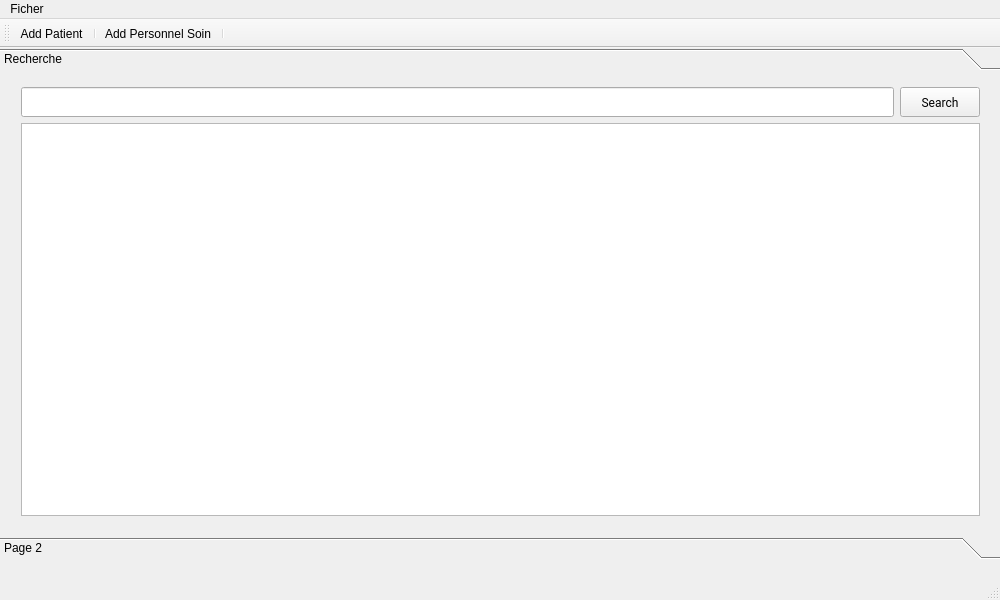
<?xml version="1.0" encoding="UTF-8"?>
<ui version="4.0">
 <class>MainWindow</class>
 <widget class="QMainWindow" name="MainWindow">
  <property name="geometry">
   <rect>
    <x>0</x>
    <y>0</y>
    <width>1000</width>
    <height>600</height>
   </rect>
  </property>
  <property name="minimumSize">
   <size>
    <width>1000</width>
    <height>600</height>
   </size>
  </property>
  <property name="maximumSize">
   <size>
    <width>1000</width>
    <height>600</height>
   </size>
  </property>
  <property name="windowTitle">
   <string>MainWindow</string>
  </property>
  <property name="iconSize">
   <size>
    <width>30</width>
    <height>30</height>
   </size>
  </property>
  <widget class="QWidget" name="centralWidget">
   <widget class="QToolBox" name="toolBox">
    <property name="geometry">
     <rect>
      <x>0</x>
      <y>0</y>
      <width>1001</width>
      <height>511</height>
     </rect>
    </property>
    <property name="currentIndex">
     <number>0</number>
    </property>
    <widget class="QWidget" name="page">
     <property name="geometry">
      <rect>
       <x>0</x>
       <y>0</y>
       <width>1001</width>
       <height>459</height>
      </rect>
     </property>
     <attribute name="label">
      <string>Recherche</string>
     </attribute>
     <widget class="QWidget" name="layoutWidget">
      <property name="geometry">
       <rect>
        <x>10</x>
        <y>0</y>
        <width>981</width>
        <height>451</height>
       </rect>
      </property>
      <layout class="QGridLayout" name="gridLayout">
       <item row="0" column="1">
        <widget class="QPushButton" name="btn_search">
         <property name="minimumSize">
          <size>
           <width>60</width>
           <height>30</height>
          </size>
         </property>
         <property name="font">
          <font>
           <family>Roboto</family>
          </font>
         </property>
         <property name="text">
          <string>Search</string>
         </property>
        </widget>
       </item>
       <item row="0" column="0">
        <widget class="QLineEdit" name="lineEdit_search">
         <property name="minimumSize">
          <size>
           <width>0</width>
           <height>30</height>
          </size>
         </property>
         <property name="font">
          <font>
           <family>微软雅黑</family>
          </font>
         </property>
        </widget>
       </item>
       <item row="1" column="0" colspan="2">
        <widget class="QTableWidget" name="tableWidget_resultat"/>
       </item>
      </layout>
     </widget>
    </widget>
    <widget class="QWidget" name="page_2">
     <property name="geometry">
      <rect>
       <x>0</x>
       <y>0</y>
       <width>98</width>
       <height>28</height>
      </rect>
     </property>
     <attribute name="label">
      <string>Page 2</string>
     </attribute>
    </widget>
   </widget>
  </widget>
  <widget class="QMenuBar" name="menuBar">
   <property name="geometry">
    <rect>
     <x>0</x>
     <y>0</y>
     <width>1000</width>
     <height>23</height>
    </rect>
   </property>
   <widget class="QMenu" name="menuFicher">
    <property name="title">
     <string>Ficher</string>
    </property>
    <widget class="QMenu" name="menuAjouter">
     <property name="geometry">
      <rect>
       <x>0</x>
       <y>0</y>
       <width>180</width>
       <height>94</height>
      </rect>
     </property>
     <property name="font">
      <font>
       <family>Roboto</family>
      </font>
     </property>
     <property name="title">
      <string>Ajouter</string>
     </property>
     <addaction name="actionPatient"/>
     <addaction name="actionPersonnelSoin"/>
    </widget>
    <widget class="QMenu" name="menu">
     <property name="title">
      <string>?</string>
     </property>
     <addaction name="actionA_propos"/>
    </widget>
    <addaction name="menuAjouter"/>
    <addaction name="menu"/>
    <addaction name="separator"/>
    <addaction name="actionQuitter"/>
   </widget>
   <addaction name="menuFicher"/>
  </widget>
  <widget class="QToolBar" name="toolBar">
   <property name="windowTitle">
    <string>toolBar</string>
   </property>
   <property name="toolButtonStyle">
    <enum>Qt::ToolButtonIconOnly</enum>
   </property>
   <property name="floatable">
    <bool>false</bool>
   </property>
   <attribute name="toolBarArea">
    <enum>TopToolBarArea</enum>
   </attribute>
   <attribute name="toolBarBreak">
    <bool>false</bool>
   </attribute>
   <addaction name="actionPatient"/>
   <addaction name="separator"/>
   <addaction name="actionPersonnelSoin"/>
   <addaction name="separator"/>
  </widget>
  <widget class="QStatusBar" name="statusBar"/>
  <action name="actionQuitter">
   <property name="text">
    <string>Quitter</string>
   </property>
  </action>
  <action name="actionPatient">
   <property name="checkable">
    <bool>false</bool>
   </property>
   <property name="enabled">
    <bool>true</bool>
   </property>
   <property name="icon">
    <iconset resource="resource.qrc">
     <normaloff>:/images/add.png</normaloff>:/images/add.png</iconset>
   </property>
   <property name="text">
    <string>Add Patient</string>
   </property>
   <property name="shortcutContext">
    <enum>Qt::WindowShortcut</enum>
   </property>
   <property name="priority">
    <enum>QAction::HighPriority</enum>
   </property>
  </action>
  <action name="actionPersonnelSoin">
   <property name="icon">
    <iconset resource="resource.qrc">
     <normaloff>:/images/soin.png</normaloff>:/images/soin.png</iconset>
   </property>
   <property name="text">
    <string>Add Personnel Soin</string>
   </property>
  </action>
  <action name="actionA_propos">
   <property name="text">
    <string>A propos</string>
   </property>
  </action>
 </widget>
 <layoutdefault spacing="6" margin="11"/>
 <resources>
  <include location="resource.qrc"/>
 </resources>
 <connections/>
</ui>
